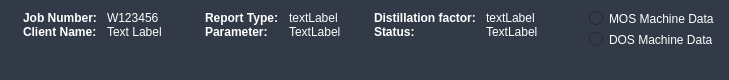
            <widget class="QWidget" name="Header_2" native="true">
             <property name="sizePolicy">
              <sizepolicy hsizetype="Preferred" vsizetype="MinimumExpanding">
               <horstretch>0</horstretch>
               <verstretch>0</verstretch>
              </sizepolicy>
             </property>
             <property name="maximumSize">
              <size>
               <width>16777215</width>
               <height>80</height>
              </size>
             </property>
             <property name="styleSheet">
              <string notr="true">QWidget {
	background-color: #323a47; 
	color: white; 
	border-radius: 10px;
} 
</string>
             </property>
             <layout class="QHBoxLayout" name="horizontalLayout_7">
              <item alignment="Qt::AlignLeft">
               <widget class="QWidget" name="widget_3" native="true">
                <layout class="QFormLayout" name="formLayout_4">
                 <property name="formAlignment">
                  <set>Qt::AlignLeading|Qt::AlignLeft|Qt::AlignTop</set>
                 </property>
                 <property name="horizontalSpacing">
                  <number>10</number>
                 </property>
                 <property name="verticalSpacing">
                  <number>0</number>
                 </property>
                 <property name="leftMargin">
                  <number>12</number>
                 </property>
                 <property name="topMargin">
                  <number>0</number>
                 </property>
                 <property name="rightMargin">
                  <number>0</number>
                 </property>
                 <property name="bottomMargin">
                  <number>0</number>
                 </property>
                 <item row="0" column="0">
                  <widget class="QLabel" name="jobNumLabel2">
                   <property name="font">
                    <font>
                     <weight>75</weight>
                     <bold>true</bold>
                    </font>
                   </property>
                   <property name="text">
                    <string>Job Number:</string>
                   </property>
                  </widget>
                 </item>
                 <item row="0" column="1">
                  <widget class="QLabel" name="jobNum">
                   <property name="text">
                    <string>W123456</string>
                   </property>
                  </widget>
                 </item>
                 <item row="1" column="0">
                  <widget class="QLabel" name="label_25">
                   <property name="font">
                    <font>
                     <weight>75</weight>
                     <bold>true</bold>
                    </font>
                   </property>
                   <property name="text">
                    <string>Client Name:</string>
                   </property>
                  </widget>
                 </item>
                 <item row="1" column="1">
                  <widget class="QLabel" name="clientNameHeader">
                   <property name="text">
                    <string>Text Label</string>
                   </property>
                  </widget>
                 </item>
                </layout>
               </widget>
              </item>
              <item alignment="Qt::AlignLeft">
               <widget class="QWidget" name="widget_13" native="true">
                <property name="minimumSize">
                 <size>
                  <width>200</width>
                  <height>0</height>
                 </size>
                </property>
                <layout class="QFormLayout" name="formLayout_6">
                 <property name="fieldGrowthPolicy">
                  <enum>QFormLayout::FieldsStayAtSizeHint</enum>
                 </property>
                 <property name="formAlignment">
                  <set>Qt::AlignHCenter|Qt::AlignTop</set>
                 </property>
                 <property name="horizontalSpacing">
                  <number>10</number>
                 </property>
                 <property name="verticalSpacing">
                  <number>0</number>
                 </property>
                 <property name="leftMargin">
                  <number>0</number>
                 </property>
                 <property name="topMargin">
                  <number>0</number>
                 </property>
                 <property name="rightMargin">
                  <number>0</number>
                 </property>
                 <property name="bottomMargin">
                  <number>0</number>
                 </property>
                 <item row="1" column="0">
                  <widget class="QLabel" name="label_14">
                   <property name="font">
                    <font>
                     <weight>75</weight>
                     <bold>true</bold>
                    </font>
                   </property>
                   <property name="text">
                    <string>Report Type:</string>
                   </property>
                  </widget>
                 </item>
                 <item row="1" column="1">
                  <widget class="QLabel" name="reportTypeHeader">
                   <property name="text">
                    <string>textLabel</string>
                   </property>
                  </widget>
                 </item>
                 <item row="2" column="0">
                  <widget class="QLabel" name="label_26">
                   <property name="font">
                    <font>
                     <weight>75</weight>
                     <bold>true</bold>
                    </font>
                   </property>
                   <property name="text">
                    <string>Parameter:</string>
                   </property>
                  </widget>
                 </item>
                 <item row="2" column="1">
                  <widget class="QLabel" name="parameterHeader">
                   <property name="text">
                    <string>TextLabel</string>
                   </property>
                  </widget>
                 </item>
                </layout>
               </widget>
              </item>
              <item>
               <widget class="QWidget" name="widget_14" native="true">
                <layout class="QFormLayout" name="formLayout">
                 <property name="horizontalSpacing">
                  <number>10</number>
                 </property>
                 <property name="verticalSpacing">
                  <number>0</number>
                 </property>
                 <property name="leftMargin">
                  <number>0</number>
                 </property>
                 <property name="topMargin">
                  <number>0</number>
                 </property>
                 <property name="rightMargin">
                  <number>5</number>
                 </property>
                 <property name="bottomMargin">
                  <number>0</number>
                 </property>
                 <item row="1" column="1">
                  <widget class="QLabel" name="statusHeaderLabel">
                   <property name="text">
                    <string>TextLabel</string>
                   </property>
                  </widget>
                 </item>
                 <item row="1" column="0">
                  <widget class="QLabel" name="label_30">
                   <property name="font">
                    <font>
                     <weight>75</weight>
                     <bold>true</bold>
                    </font>
                   </property>
                   <property name="text">
                    <string>Status:</string>
                   </property>
                  </widget>
                 </item>
                 <item row="0" column="1">
                  <widget class="QLabel" name="factorHeader">
                   <property name="text">
                    <string>textLabel</string>
                   </property>
                  </widget>
                 </item>
                 <item row="0" column="0">
                  <widget class="QLabel" name="label_31">
                   <property name="font">
                    <font>
                     <weight>75</weight>
                     <bold>true</bold>
                    </font>
                   </property>
                   <property name="text">
                    <string>Distillation factor:</string>
                   </property>
                  </widget>
                 </item>
                </layout>
               </widget>
              </item>
              <item>
               <spacer name="horizontalSpacer_6">
                <property name="orientation">
                 <enum>Qt::Horizontal</enum>
                </property>
                <property name="sizeHint" stdset="0">
                 <size>
                  <width>40</width>
                  <height>20</height>
                 </size>
                </property>
               </spacer>
              </item>
              <item>
               <widget class="QWidget" name="icpDataField" native="true">
                <property name="maximumSize">
                 <size>
                  <width>300</width>
                  <height>16777215</height>
                 </size>
                </property>
                <layout class="QVBoxLayout" name="verticalLayout_25">
                 <property name="leftMargin">
                  <number>0</number>
                 </property>
                 <property name="topMargin">
                  <number>0</number>
                 </property>
                 <property name="rightMargin">
                  <number>0</number>
                 </property>
                 <property name="bottomMargin">
                  <number>0</number>
                 </property>
                 <item>
                  <widget class="QRadioButton" name="radioButton">
                   <property name="text">
                    <string>MOS Machine Data </string>
                   </property>
                   <property name="checkable">
                    <bool>false</bool>
                   </property>
                  </widget>
                 </item>
                 <item>
                  <widget class="QRadioButton" name="radioButton_2">
                   <property name="text">
                    <string>DOS Machine Data</string>
                   </property>
                   <property name="checkable">
                    <bool>false</bool>
                   </property>
                  </widget>
                 </item>
                 <item>
                  <spacer name="verticalSpacer_6">
                   <property name="orientation">
                    <enum>Qt::Vertical</enum>
                   </property>
                   <property name="sizeHint" stdset="0">
                    <size>
                     <width>20</width>
                     <height>40</height>
                    </size>
                   </property>
                  </spacer>
                 </item>
                </layout>
               </widget>
              </item>
             </layout>
            </widget>
